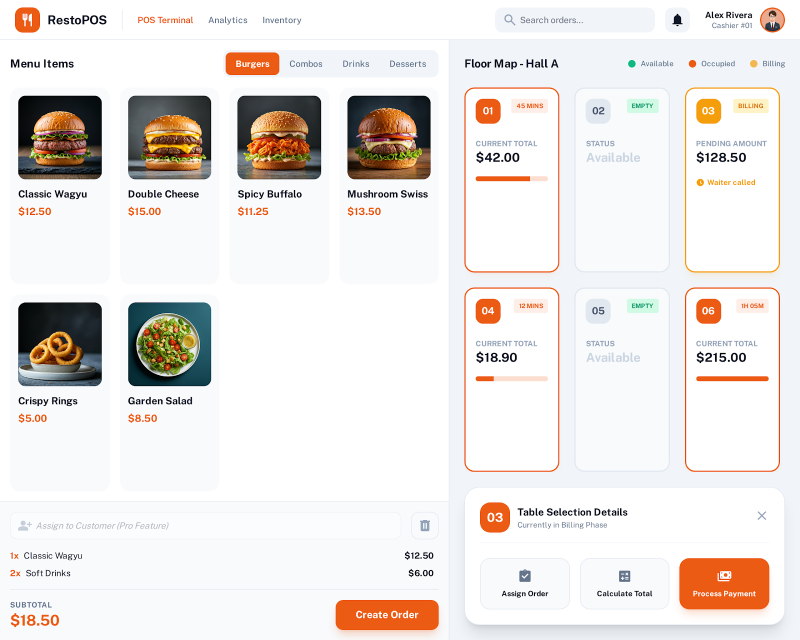
#> input picture Counter-Images/Counter.png, 1600 x 1280 px, given in place of tartar_atun_1791225132628.jpg, which was not available (shown at 1/2 size)
$ python process_images.py
#> lines starting #> are read from the running program, lines starting #| are printed output that depends on the picture; pictures that were not available may be replaced by others from this repository, and a replacement may not be noted
from PIL import Image
import os
import shutil

source_dir = r"C:\Users\ricar\.gemini\antigravity\brain\896823f4-46d6-4d20-a419-cbee23db4141"
target_dir = r"D:\git\fastbite\build_michelin_demo\media\michelin"

mappings = [
    ("tartar_atun_1791225132628.jpg", "tartar-atun.webp"),
    ("carpaccio_wagyu_1791225148878.jpg", "carpaccio-wagyu.webp"),
    ("vieira_braseada_1791225164844.jpg", "vieira-braseada.webp"),
    ("lubina_salvaje_1791225186154.jpg", "lubina-salvaje.webp"),
    ("bogavante_azul_1791225206518.jpg", "bogavante-azul.webp"),
    ("solomillo_rubia_1791225224597.jpg", "solomillo-rubia-gallega.webp"),
    ("pichon_bresse_1791225247313.jpg", "pichon-bresse.webp"),
    ("menu_degustacion_1791225268550.jpg", "menu-degustacion.webp"),
    ("esfera_chocolate_1791225288912.jpg", "esfera-chocolate.webp"),
    ("texturas_citricas_1791225309283.jpg", "texturas-citricas.webp"),
    ("coctel_ahumado_1791225329034.jpg", "coctel-ahumado.webp"),
    ("champagne_glass_1791225351099.jpg", "champagne-domperignon.webp"),
]

os.makedirs(target_dir, exist_ok=True)

for src_name, dst_name in mappings:
    src_path = os.path.join(source_dir, src_name)
    dst_path = os.path.join(target_dir, dst_name)

    with Image.open(src_path) as img:
#> img is the input picture: PIL image 1600x1280 RGB; mean R, G, B 234, 229.5, 226.7
        img = img.convert("RGB")
        # Center crop to square
        w, h = img.size
#> w = 1600; h = 1280
        min_dim = min(w, h)
#> min_dim = 1280
        left = (w - min_dim) // 2
#> left = 160
        top = (h - min_dim) // 2
#> top = 0
        img_cropped = img.crop((left, top, left + min_dim, top + min_dim))
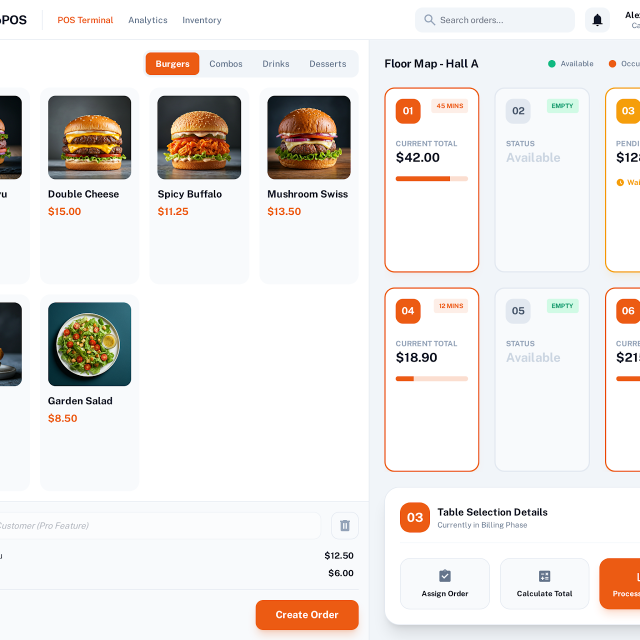
#> img_cropped: PIL image 1280x1280 RGB (shown at 1/2 size); mean R, G, B 235.2, 231.4, 228.9

        # Resize to 600x600
        img_resized = img_cropped.resize((600, 600), Image.Resampling.LANCZOS)
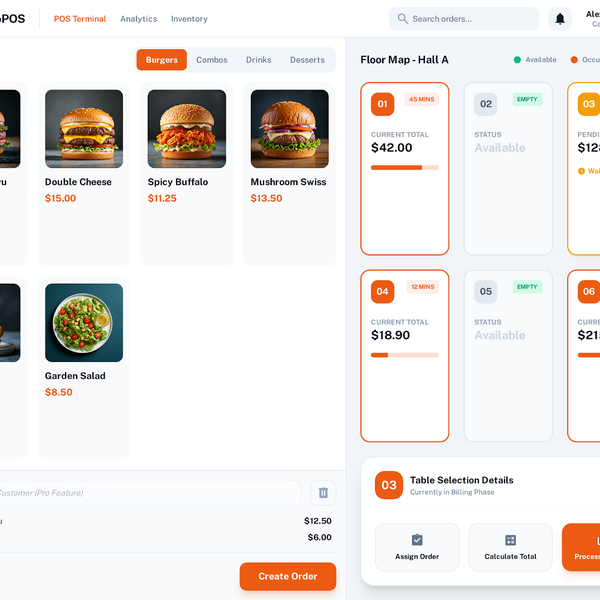
#> img_resized: PIL image 600x600 RGB; mean R, G, B 235.1, 231.3, 228.7

        # Save as WebP
        img_resized.save(dst_path, "WEBP", quality=85)
        print(f"Processed: {src_name} -> {dst_name} ({img_resized.size})")
#| Processed: tartar_atun_1791225132628.jpg -> tartar-atun.webp ((600, 600))
#> pass 2 of the loop `for src_name, dst_name in mappings:`:
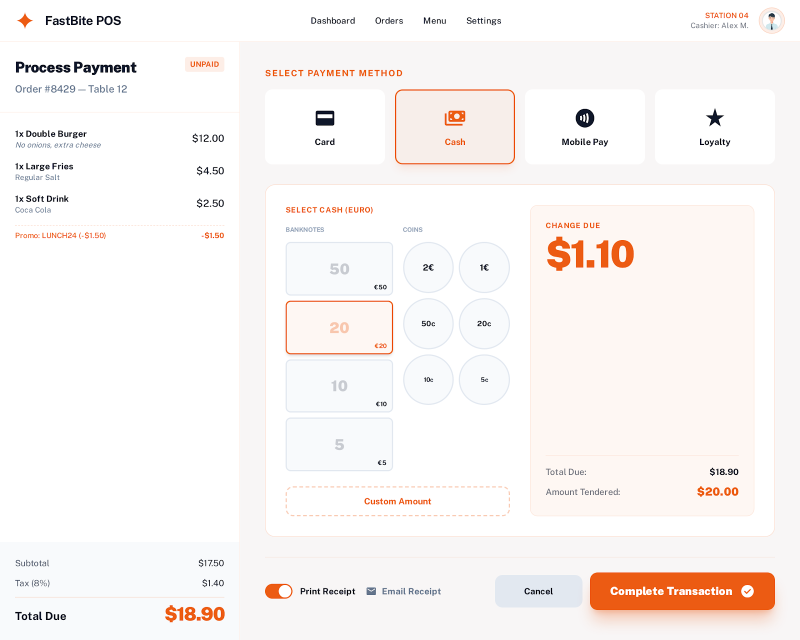
#> input picture Counter-Images/Process_Payment_Cash.png, 1600 x 1280 px, given in place of carpaccio_wagyu_1791225148878.jpg, which was not available (shown at 1/2 size)
#> img is the input picture: PIL image 1600x1280 RGB; mean R, G, B 249.8, 245, 243.1
#> `img_cropped = img.crop((left, top, left + min_dim, top + min_dim))`:
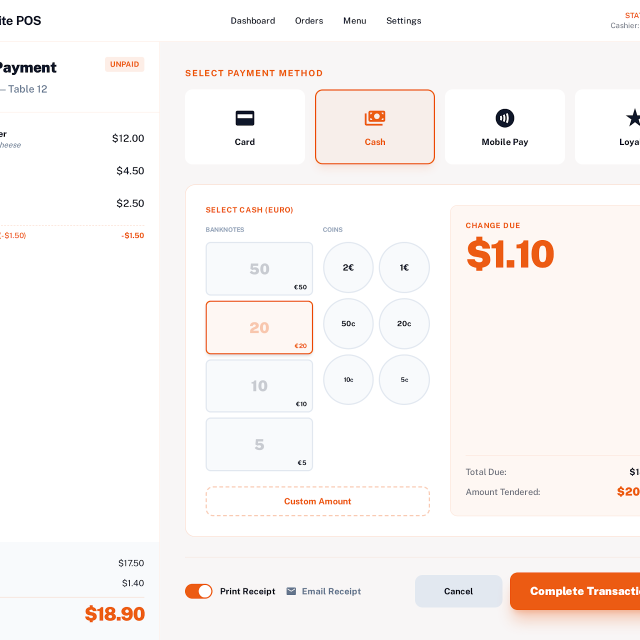
#> img_cropped: PIL image 1280x1280 RGB (shown at 1/2 size); mean R, G, B 250, 245.2, 243.2
#> `img_resized = img_cropped.resize((600, 600), Image.Resampling.LANCZOS)`:
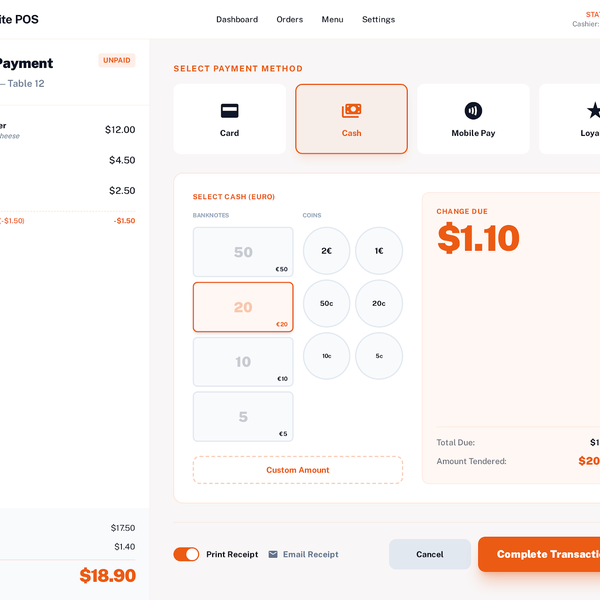
#> img_resized: PIL image 600x600 RGB; mean R, G, B 250, 245.1, 243.1
#| Processed: carpaccio_wagyu_1791225148878.jpg -> carpaccio-wagyu.webp ((600, 600))
#> (the run stopped early here; a loop or call above may not have finished)
